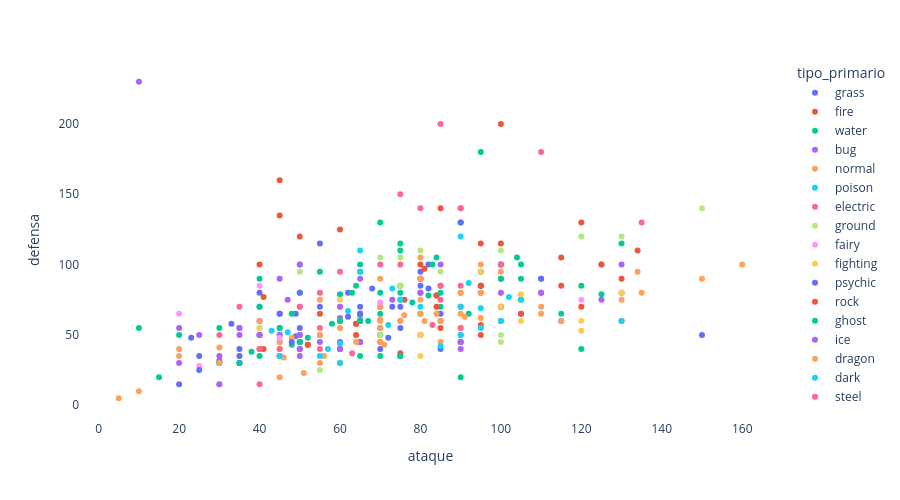

This figure's notebook cell:
### Markdown cell above
#### Gráfico 2 — Scatter: ¿Existe relación entre Ataque y Defensa?

**Objetivo:** Explorar correlación entre dos variables cuantitativas  
**Decisión:** Scatter plot — ideal para detectar patrones y clusters  
**Añadido:** Color por tipo, tamaño por HP, tooltip con nombre

### Code cell
fig2 = px.scatter(
    df,
    x="ataque",
    y="defensa",
    color="tipo_primario",
)
fig2.update_layout(
    plot_bgcolor="white",
    height=500,
)
fig2.show()

### Figure 1 — Plotly figure (JSON) as saved in the notebook; plotly's stock layout.template omitted (floating-point values rounded to 4 significant figures)
{"data": [{"hovertemplate": "tipo_primario=grass<br>ataque=%{x}<br>defensa=%{y}<extra></extra>", "legendgroup": "grass", "marker": {"color": "#636efa", "symbol": "circle"}, "mode": "markers", "name": "grass", "orientation": "v", "showlegend": true, "type": "scatter", "x": [49, 62, 82, 50, 65, 80, 75, 90, 105, 40, 95, 55, 49, 62, 82, 80, 35, 45, 55, 30, 75, 45, 65, 85, 40, 70, 100, 40, 130, 60, 85, 115, 68], "xaxis": "x", "y": [49, 63, 83, 55, 70, 85, 35, 50, 65, 80, 85, 115, 65, 80, 100, 95, 40, 50, 70, 30, 55, 35, 45, 65, 50, 40, 60, 60, 80, 45, 40, 60, 83], "yaxis": "y"}, {"hovertemplate": "tipo_primario=fire<br>ataque=%{x}<br>defensa=%{y}<extra></extra>", "legendgroup": "fire", "marker": {"color": "#EF553B", "symbol": "circle"}, "mode": "markers", "name": "fire", "orientation": "v", "showlegend": true, "type": "scatter", "x": [52, 64, 84, 41, 76, 70, 110, 85, 100, 95, 130, 100, 52, 64, 84, 40, 50, 75, 115, 130, 60, 85, 120, 60, 100, 85], "xaxis": "x", "y": [43, 58, 78, 40, 75, 45, 80, 55, 70, 57, 60, 90, 43, 58, 78, 40, 120, 37, 85, 90, 40, 60, 70, 40, 70, 140], "yaxis": "y"}, {"hovertemplate": "tipo_primario=water<br>ataque=%{x}<br>defensa=%{y}<extra></extra>", "legendgroup": "water", "marker": {"color": "#00cc96", "symbol": "circle"}, "mode": "markers", "name": "water", "orientation": "v", "showlegend": true, "type": "scatter", "x": [48, 63, 83, 52, 82, 50, 65, 95, 40, 70, 65, 75, 45, 70, 65, 95, 105, 130, 40, 65, 67, 92, 45, 75, 10, 125, 85, 65, 65, 80, 105, 38, 58, 20, 50, 75, 45, 85, 75, 95, 55, 65, 105, 40, 95, 75, 70, 85, 110, 30, 50, 70, 30, 50, 90, 120, 70, 90, 48, 78, 80, 120, 15, 60, 64, 104, 84, 90, 30, 100], "xaxis": "x", "y": [65, 80, 100, 48, 78, 40, 65, 95, 35, 65, 65, 110, 55, 80, 100, 180, 90, 115, 70, 95, 60, 65, 55, 85, 55, 79, 80, 60, 64, 80, 100, 38, 58, 50, 80, 75, 45, 85, 80, 85, 95, 35, 75, 70, 95, 115, 50, 70, 90, 30, 50, 70, 30, 100, 20, 40, 35, 45, 43, 73, 65, 85, 20, 79, 85, 105, 105, 130, 55, 90], "yaxis": "y"}, {"hovertemplate": "tipo_primario=bug<br>ataque=%{x}<br>defensa=%{y}<extra></extra>", "legendgroup": "bug", "marker": {"color": "#ab63fa", "symbol": "circle"}, "mode": "markers", "name": "bug", "orientation": "v", "showlegend": true, "type": "scatter", "x": [30, 20, 45, 35, 25, 90, 70, 95, 55, 65, 110, 125, 20, 35, 60, 90, 65, 65, 90, 130, 10, 125, 45, 35, 70, 35, 50, 30, 60, 45, 90, 90, 73, 47], "xaxis": "x", "y": [35, 55, 50, 30, 50, 40, 55, 80, 50, 60, 80, 100, 30, 50, 40, 70, 45, 90, 140, 100, 230, 75, 35, 55, 50, 55, 70, 32, 62, 90, 45, 45, 75, 75], "yaxis": "y"}, {"hovertemplate": "tipo_primario=normal<br>ataque=%{x}<br>defensa=%{y}<extra></extra>", "legendgroup": "normal", "marker": {"color": "#FFA15A", "symbol": "circle"}, "mode": "markers", "name": "normal", "orientation": "v", "showlegend": true, "type": "scatter", "x": [45, 60, 80, 56, 81, 60, 90, 45, 70, 45, 70, 90, 85, 110, 55, 5, 95, 100, 48, 55, 60, 110, 46, 76, 30, 50, 30, 70, 80, 70, 80, 130, 80, 95, 20, 80, 10, 30, 70, 55, 85, 60, 80, 160, 51, 71, 91, 20, 45, 65, 60, 40, 115, 70, 90], "xaxis": "x", "y": [40, 55, 75, 35, 60, 30, 65, 20, 45, 35, 60, 55, 45, 70, 75, 5, 80, 95, 48, 50, 70, 65, 34, 64, 30, 50, 15, 55, 65, 70, 50, 75, 90, 62, 35, 105, 10, 41, 61, 30, 60, 60, 80, 100, 23, 43, 63, 40, 45, 65, 60, 60, 60, 70, 70], "yaxis": "y"}, {"hovertemplate": "tipo_primario=poison<br>ataque=%{x}<br>defensa=%{y}<extra></extra>", "legendgroup": "poison", "marker": {"color": "#19d3f3", "symbol": "circle"}, "mode": "markers", "name": "poison", "orientation": "v", "showlegend": true, "type": "scatter", "x": [60, 95, 47, 62, 92, 57, 72, 102, 45, 80, 80, 105, 65, 90, 90, 43, 73, 100], "xaxis": "x", "y": [44, 69, 52, 67, 87, 40, 57, 77, 35, 70, 50, 75, 95, 120, 80, 53, 83, 60], "yaxis": "y"}, {"hovertemplate": "tipo_primario=electric<br>ataque=%{x}<br>defensa=%{y}<extra></extra>", "legendgroup": "electric", "marker": {"color": "#FF6692", "symbol": "circle"}, "mode": "markers", "name": "electric", "orientation": "v", "showlegend": true, "type": "scatter", "x": [55, 90, 35, 60, 30, 50, 83, 65, 90, 40, 40, 55, 75, 63, 85, 45, 75, 50, 40], "xaxis": "x", "y": [40, 55, 70, 95, 50, 70, 57, 60, 85, 15, 40, 55, 85, 37, 75, 40, 60, 40, 50], "yaxis": "y"}, {"hovertemplate": "tipo_primario=ground<br>ataque=%{x}<br>defensa=%{y}<extra></extra>", "legendgroup": "ground", "marker": {"color": "#B6E880", "symbol": "circle"}, "mode": "markers", "name": "ground", "orientation": "v", "showlegend": true, "type": "scatter", "x": [75, 100, 55, 100, 50, 80, 85, 130, 75, 60, 120, 100, 70, 100, 40, 70, 150], "xaxis": "x", "y": [85, 110, 25, 50, 95, 110, 95, 120, 105, 60, 120, 45, 50, 80, 55, 105, 140], "yaxis": "y"}, {"hovertemplate": "tipo_primario=fairy<br>ataque=%{x}<br>defensa=%{y}<extra></extra>", "legendgroup": "fairy", "marker": {"color": "#FF97FF", "symbol": "circle"}, "mode": "markers", "name": "fairy", "orientation": "v", "showlegend": true, "type": "scatter", "x": [45, 70, 25, 20, 40, 80, 120], "xaxis": "x", "y": [48, 73, 28, 65, 85, 50, 75], "yaxis": "y"}, {"hovertemplate": "tipo_primario=fighting<br>ataque=%{x}<br>defensa=%{y}<extra></extra>", "legendgroup": "fighting", "marker": {"color": "#FECB52", "symbol": "circle"}, "mode": "markers", "name": "fighting", "orientation": "v", "showlegend": true, "type": "scatter", "x": [80, 105, 80, 100, 130, 120, 105, 35, 95, 60, 120, 40, 60], "xaxis": "x", "y": [35, 60, 50, 70, 80, 53, 79, 35, 95, 30, 60, 55, 75], "yaxis": "y"}, {"hovertemplate": "tipo_primario=psychic<br>ataque=%{x}<br>defensa=%{y}<extra></extra>", "legendgroup": "psychic", "marker": {"color": "#636efa", "symbol": "circle"}, "mode": "markers", "name": "psychic", "orientation": "v", "showlegend": true, "type": "scatter", "x": [20, 35, 50, 48, 73, 45, 110, 100, 50, 75, 65, 72, 33, 90, 100, 25, 35, 65, 25, 45, 50, 23, 150], "xaxis": "x", "y": [15, 30, 45, 45, 70, 65, 90, 100, 45, 70, 60, 48, 58, 130, 100, 25, 35, 65, 35, 65, 80, 48, 50], "yaxis": "y"}, {"hovertemplate": "tipo_primario=rock<br>ataque=%{x}<br>defensa=%{y}<extra></extra>", "legendgroup": "rock", "marker": {"color": "#EF553B", "symbol": "circle"}, "mode": "markers", "name": "rock", "orientation": "v", "showlegend": true, "type": "scatter", "x": [80, 95, 120, 45, 40, 60, 80, 115, 105, 100, 64, 84, 134, 45, 55, 95, 41, 81, 95, 125, 100], "xaxis": "x", "y": [100, 115, 130, 160, 100, 125, 90, 105, 65, 115, 50, 70, 110, 135, 65, 85, 77, 97, 50, 100, 200], "yaxis": "y"}, {"hovertemplate": "tipo_primario=ghost<br>ataque=%{x}<br>defensa=%{y}<extra></extra>", "legendgroup": "ghost", "marker": {"color": "#00cc96", "symbol": "circle"}, "mode": "markers", "name": "ghost", "orientation": "v", "showlegend": true, "type": "scatter", "x": [35, 50, 65, 60, 75, 115, 40, 70], "xaxis": "x", "y": [30, 45, 60, 60, 35, 65, 90, 130], "yaxis": "y"}, {"hovertemplate": "tipo_primario=ice<br>ataque=%{x}<br>defensa=%{y}<extra></extra>", "legendgroup": "ice", "marker": {"color": "#ab63fa", "symbol": "circle"}, "mode": "markers", "name": "ice", "orientation": "v", "showlegend": true, "type": "scatter", "x": [50, 85, 50, 100, 55, 30, 50, 80, 40, 60, 80, 50], "xaxis": "x", "y": [35, 100, 40, 80, 45, 15, 50, 80, 50, 70, 90, 100], "yaxis": "y"}, {"hovertemplate": "tipo_primario=dragon<br>ataque=%{x}<br>defensa=%{y}<extra></extra>", "legendgroup": "dragon", "marker": {"color": "#FFA15A", "symbol": "circle"}, "mode": "markers", "name": "dragon", "orientation": "v", "showlegend": true, "type": "scatter", "x": [64, 84, 134, 70, 75, 95, 135, 80, 90, 150], "xaxis": "x", "y": [45, 65, 95, 90, 60, 100, 80, 90, 80, 90], "yaxis": "y"}, {"hovertemplate": "tipo_primario=dark<br>ataque=%{x}<br>defensa=%{y}<extra></extra>", "legendgroup": "dark", "marker": {"color": "#19d3f3", "symbol": "circle"}, "mode": "markers", "name": "dark", "orientation": "v", "showlegend": true, "type": "scatter", "x": [65, 85, 95, 60, 90, 55, 90, 75, 130], "xaxis": "x", "y": [110, 42, 55, 30, 50, 35, 70, 75, 60], "yaxis": "y"}, {"hovertemplate": "tipo_primario=steel<br>ataque=%{x}<br>defensa=%{y}<extra></extra>", "legendgroup": "steel", "marker": {"color": "#FF6692", "symbol": "circle"}, "mode": "markers", "name": "steel", "orientation": "v", "showlegend": true, "type": "scatter", "x": [85, 80, 85, 70, 90, 110, 55, 75, 135, 75, 100], "xaxis": "x", "y": [200, 140, 85, 100, 140, 180, 80, 100, 130, 150, 100], "yaxis": "y"}], "layout": {"height": 500, "legend": {"title": {"text": "tipo_primario"}, "tracegroupgap": 0}, "margin": {"t": 60}, "plot_bgcolor": "white", "xaxis": {"anchor": "y", "domain": [0, 1], "title": {"text": "ataque"}}, "yaxis": {"anchor": "x", "domain": [0, 1], "title": {"text": "defensa"}}}}
